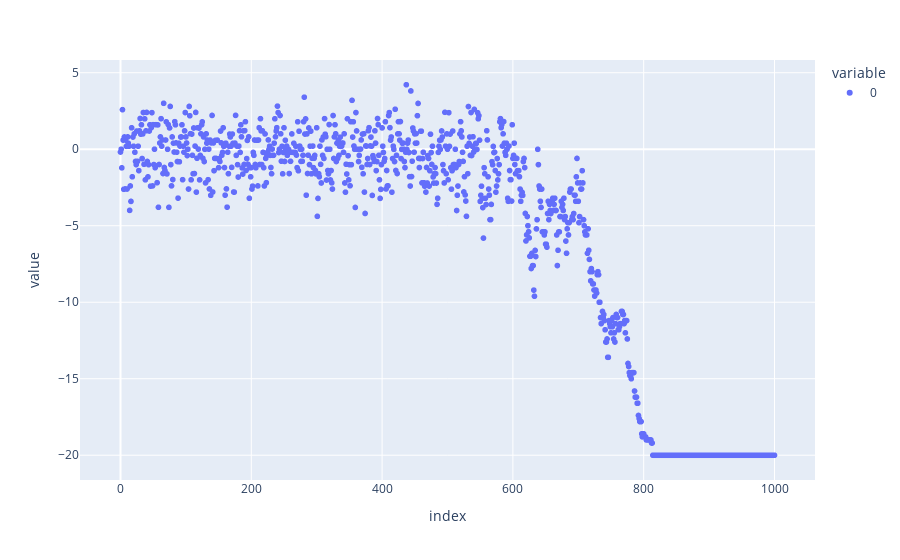

Here is the notebook cell this chart was saved with:
### Code cell
px.scatter(mean_energies)

### Figure 1 — Plotly figure (JSON) as saved in the notebook; plotly's stock layout.template omitted (floating-point values rounded to 4 significant figures; data arrays with more than 128 entries replaced by an {"elided": "..."} marker saying what was removed)
{"data": [{"hovertemplate": "variable=0<br>index=%{x}<br>value=%{y}<extra></extra>", "legendgroup": "0", "marker": {"color": "#636efa", "symbol": "circle"}, "mode": "markers", "name": "0", "showlegend": true, "type": "scattergl", "x": {"elided": "1001 int values"}, "xaxis": "x", "y": {"elided": "1001 float values"}, "yaxis": "y"}], "layout": {"legend": {"title": {"text": "variable"}, "tracegroupgap": 0}, "margin": {"t": 60}, "xaxis": {"anchor": "y", "domain": [0, 1], "title": {"text": "index"}}, "yaxis": {"anchor": "x", "domain": [0, 1], "title": {"text": "value"}}}}
